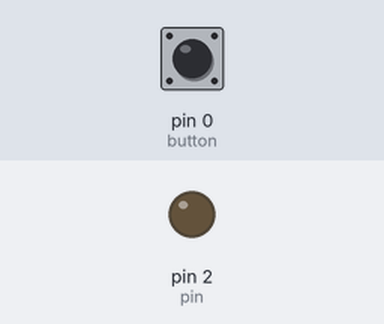
Bench run of a sketch on a simulated Arduino Uno, built with avr-gcc and run on an emulated ATmega328P. Shown: output pins drawn as LEDs (lit = HIGH). Inputs (shaded band) come from the test bench; at power-on: pin 0 (button) HIGH.

Above: at 1.2 s.
1.3 s: pin 0 (button) pulled LOW for 0.15 s
At 1.37 s:
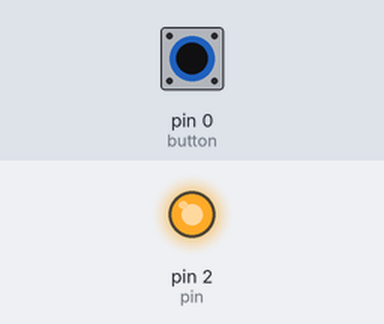
2.9 s: pin 0 (button) pulled LOW for 3.2 s
At 6.4 s:
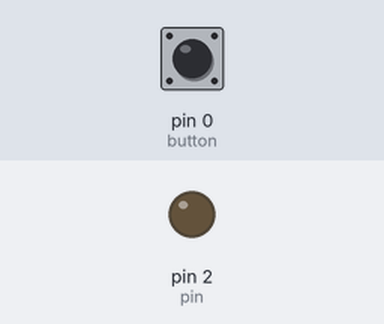
Timing chart, 0 to 7.9 s (numbered marks = the images above; inputs shaded):
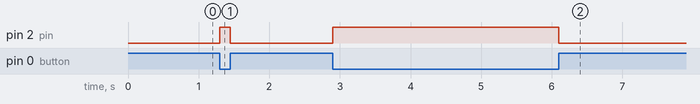

The sketch:

button_press.ino
```cpp
int pin = 2;       // onboard LED (usually GPIO2)
int button = 0;    // BOOT button (GPIO0)

void setup() {
  pinMode(pin, OUTPUT);
  pinMode(button, INPUT_PULLUP);
}

void loop() {
  if (digitalRead(button) == LOW) {  // button pressed
    digitalWrite(pin, HIGH);         // LED on
  } else {
    digitalWrite(pin, LOW);          // LED off
  }
}
```

Measured:
- after the input at 1.3 s, pin 2 (pin): LOW → HIGH at once, → LOW 0.15 s later
- after the input at 2.9 s, pin 2 (pin): LOW → HIGH at once, → LOW 3.2 s later
